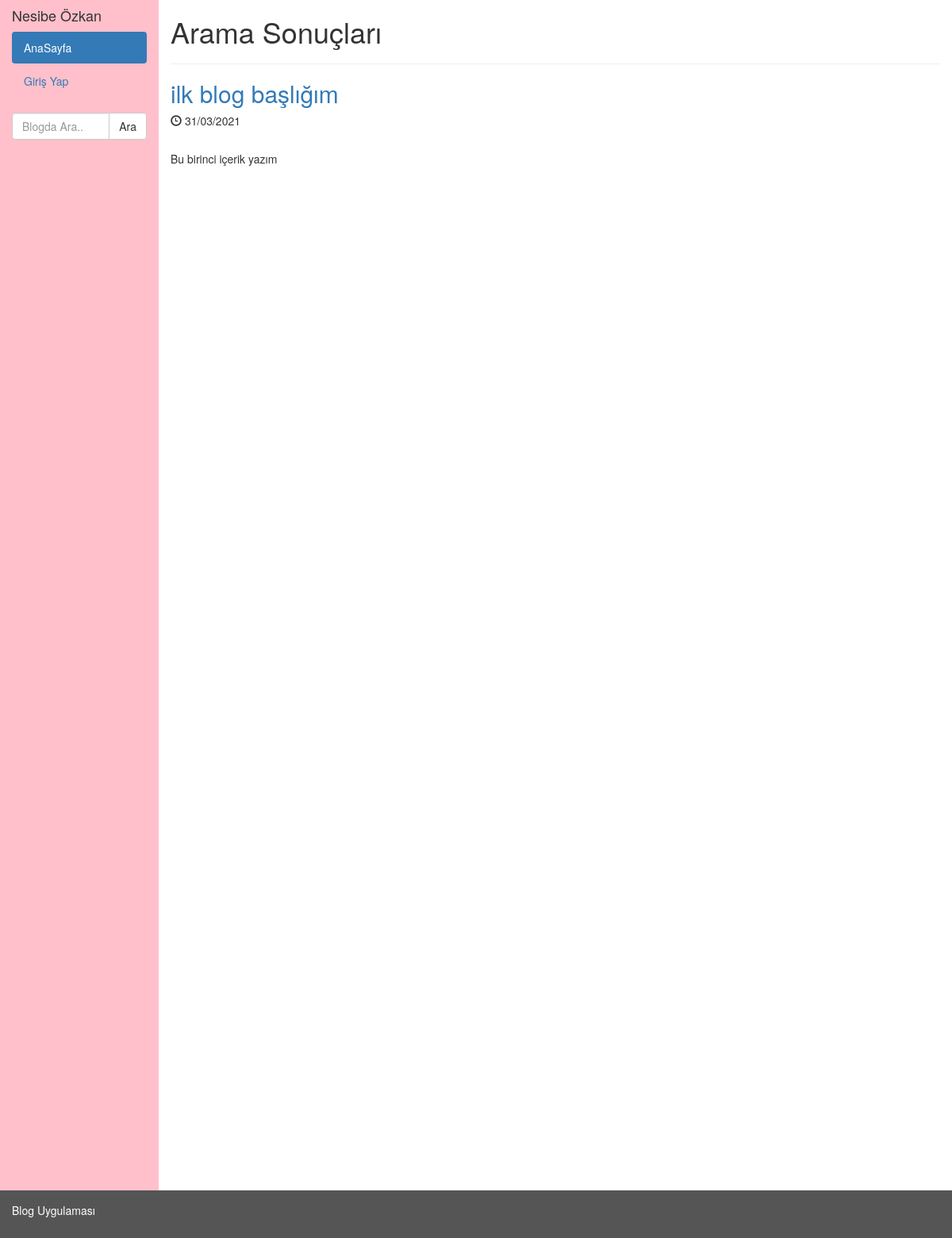
Page /arama.php?ara=ilk blog başlığım on the committed database.
### tables this page shows
CREATE TABLE blog(
  blog_id  int(11) NOT NULL PRIMARY KEY AUTO_INCREMENT,
  baslik   varchar(300) NOT NULL,
  yazi     LONGTEXT NOT NULL,
  tarih    timestamp DEFAULT CURRENT_TIMESTAMP,
  uye_id   int NOT NULL,
  FOREIGN KEY (uye_id) REFERENCES uye(uye_id)
);

### arama.php (the view, shortened to what this page needs)
<?php
include('db_baglanti.php');
$cikti = '<h1>Arama Sonuçları</h1>';
if (!empty($_GET['ara'])) {
  $ara  = "%{$_GET['ara']}%";
  $blog = $db->prepare("SELECT * FROM blog WHERE baslik LIKE ? OR yazi LIKE ?");
  $blog->bind_param("ss", $ara, $ara);
  $blog->execute();
  $blog_sonuc = $blog->get_result();
  while ($row = $blog_sonuc->fetch_array()) {
    $detay = strip_tags($row['yazi']);
    $saat = date('d/m/Y', strtotime($row['tarih']));
    $cikti .= "<hr><h2><a href='detay.php?id={$row['blog_id']}'>{$row['baslik']}</a></h2>
    <h5><span class='glyphicon glyphicon-time'></span> $saat </h5><br>
    <p> $detay </p><br><br>";
  }
}
include('ana_sablon.php');

### rows in the picture
blog: baslik "ilk blog başlığım", tarih "31/03/2021", yazi "Bu birinci içerik yazım"
